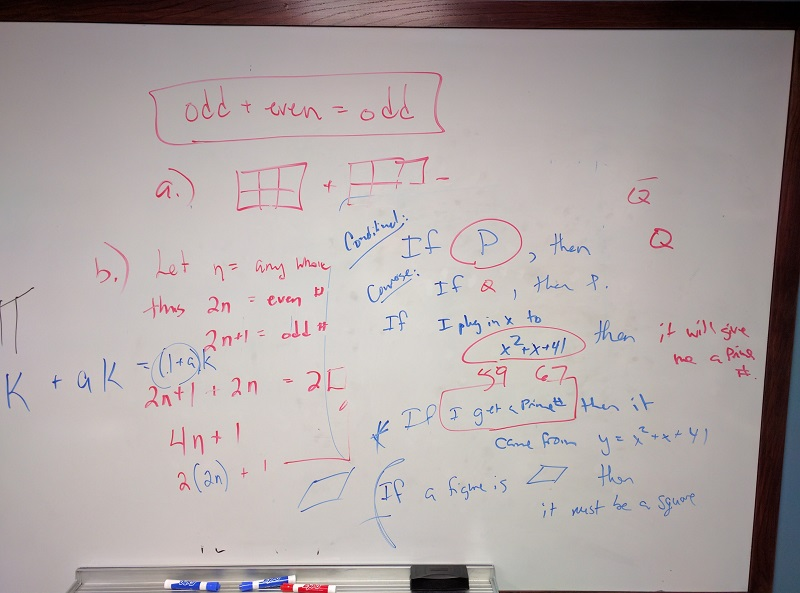
#> input picture board.jpg, 800 x 593 px
$ jupyter execute --allow-errors Untitled3.ipynb   (shell and % lines are left out)
#> lines starting #> are read from the running program, lines starting #| are printed output that depends on the picture; after the words box and inside, x2 and y2 are one past the last pixel; in counts of white or black regions, pixels touching at a corner belong together
[cell 1]
import imageio.v3 as iio
import matplotlib.pyplot as plt
import skimage as ski
import ipympl
import numpy as np

board = iio.imread(uri="board.jpg")
#> board is the input picture: shape (593, 800, 3); mean R, G, B 174.7, 165.6, 165.2
board = np.array(board)
fig, ax = plt.subplots()
ax.imshow(board)

[cell 2]
clipped_board = board[60:151, 135:481, :]
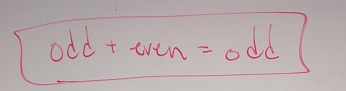
#> clipped_board: shape (91, 346, 3); mean R, G, B 185.1, 171.8, 172.6
fig, ax = plt.subplots()
ax.imshow(clipped_board)
iio.imwrite(uri="clipped_board.tif", image=clipped_board)

[cell 3]
color = board[330, 90]
#> color = [198, 189, 190]
board[60:151, 135:481] = color
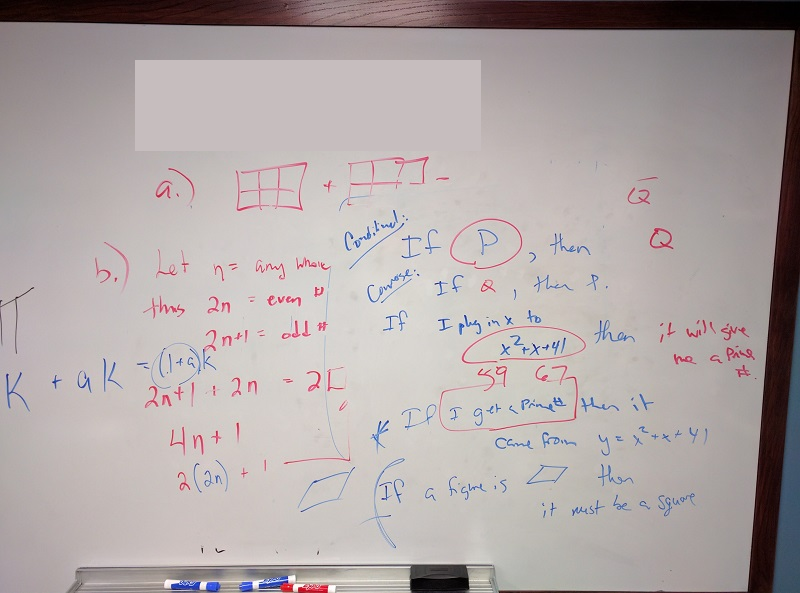
#> board: shape (593, 800, 3); 6.64% of pixels changed, all inside (x1, y1, x2, y2) = (135, 60, 481, 151)
fig, ax = plt.subplots()
ax.imshow(board)

[cell 4]
import imageio.v3 as iio
import matplotlib.pyplot as plt
import numpy as np

# Cargar la imagen original
image_path = "maize-root-cluster.jpg"
image = iio.imread(uri=image_path)
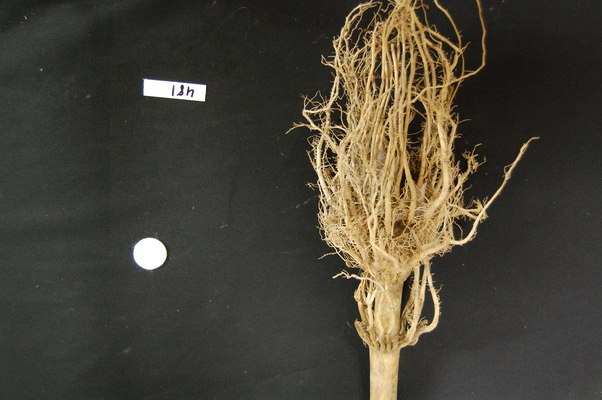
#> input picture maize-root-cluster.jpg, 602 x 400 px
#> image is the input picture: shape (400, 602, 3); mean R, G, B 70.5, 66.4, 54.5

# Definir los límites del recorte (ajustar según sea necesario)
# Suponemos que sabemos los límites aproximados de la planta y sus raíces
# Estos límites son un ejemplo y deben ser ajustados a la imagen real
start_row, end_row = 50, 400  # Fila de inicio y fin
start_col, end_col = 100, 500  # Columna de inicio y fin

# Recortar la subimagen
subimage = image[start_row:end_row, start_col:end_col]
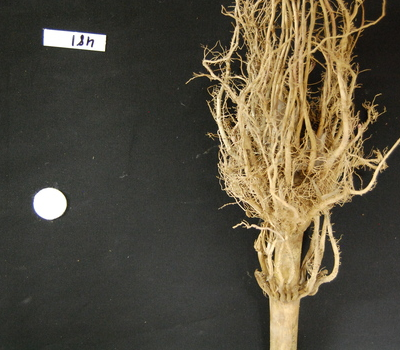
#> subimage: shape (350, 400, 3); mean R, G, B 84.2, 77.5, 61.3

# Mostrar la subimagen
fig, ax = plt.subplots()
ax.imshow(subimage)
plt.show()
